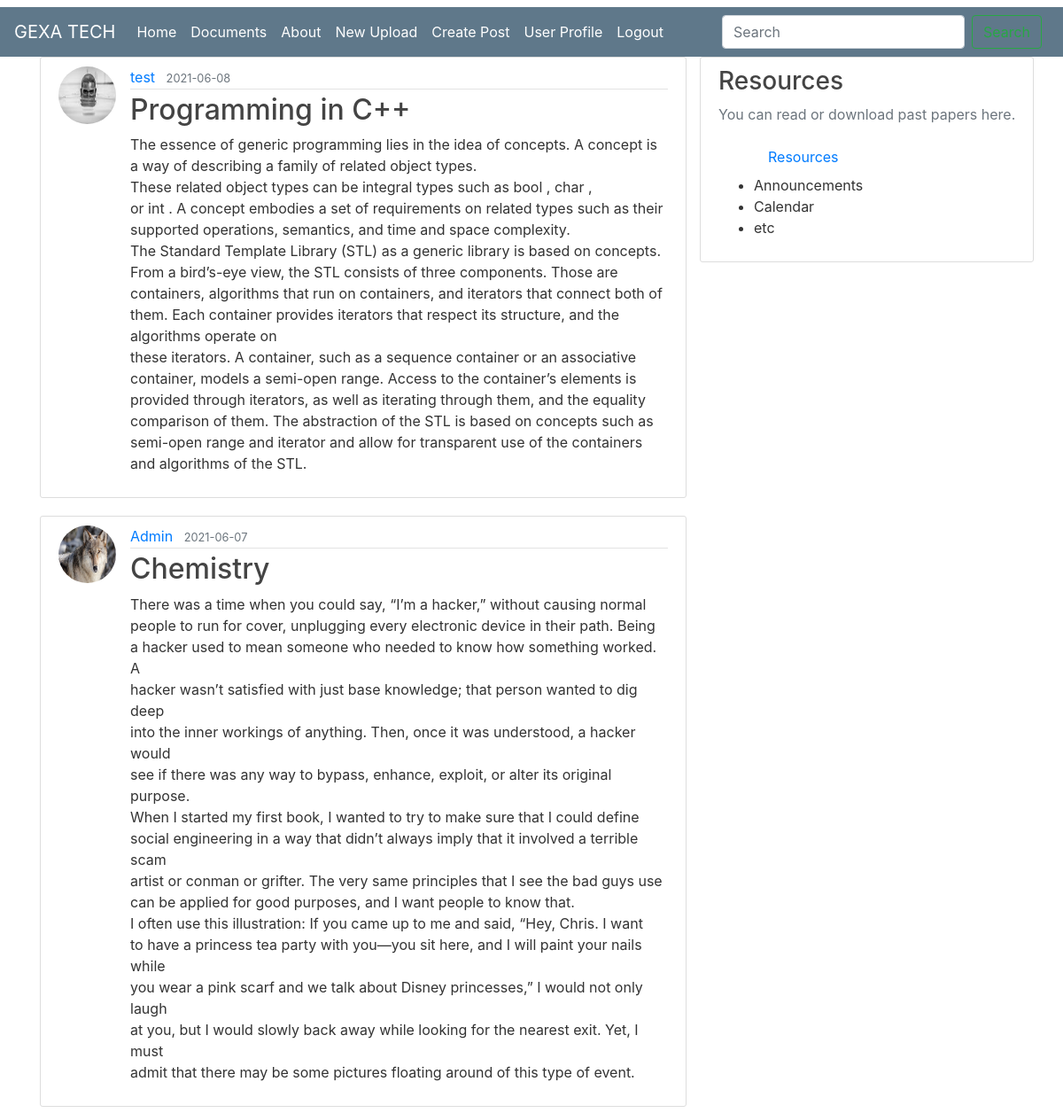
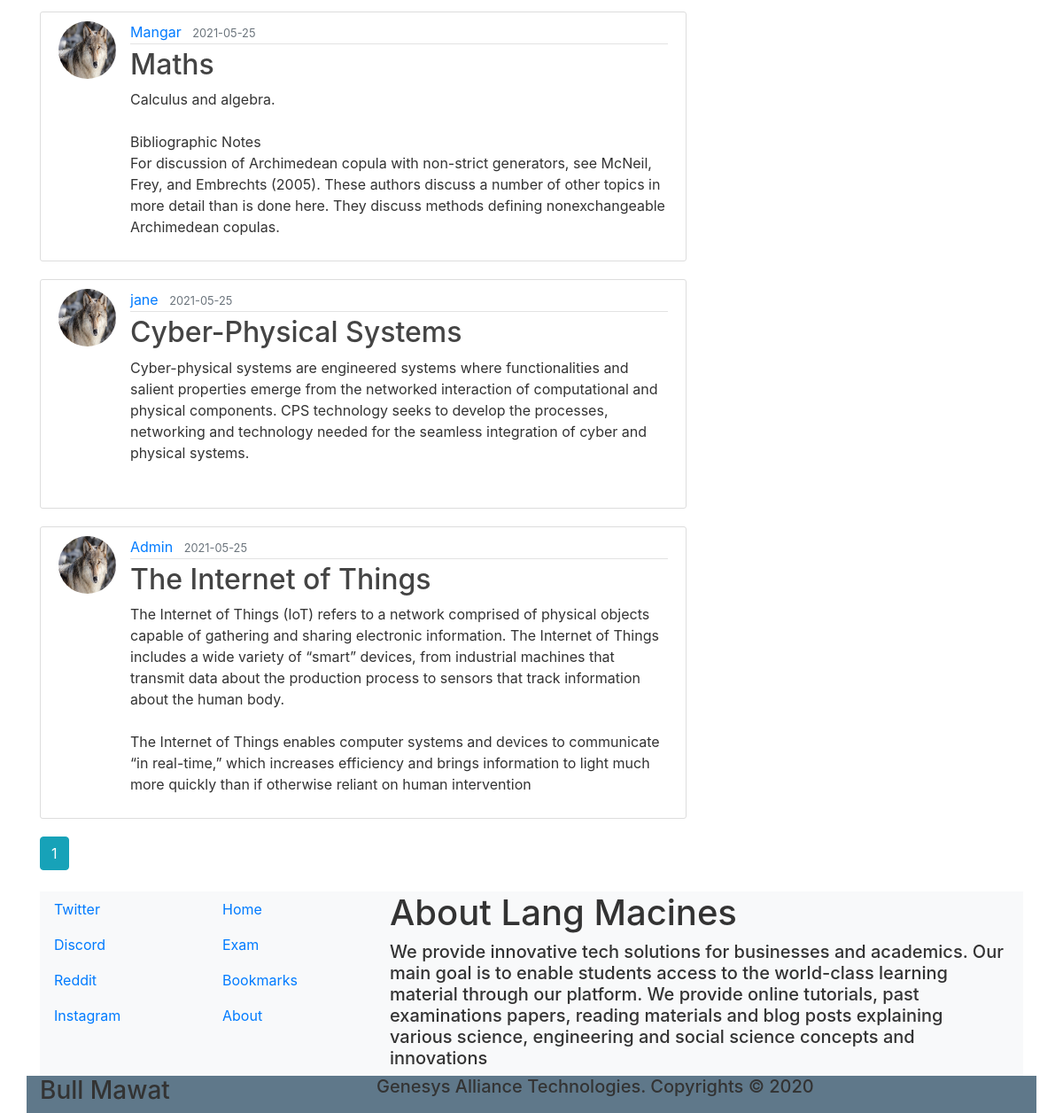
/home (signed in), run on the app's committed database (2 pictures, top to bottom).
### blog/models.py (models this page shows, shortened)
class Post(db.Model):
    id = db.Column(db.Integer, primary_key=True)
    title = db.Column(db.String(100), nullable=False)
    date_posted = db.Column(db.DateTime, nullable=False, default=datetime.utcnow)
    content = db.Column(db.Text, nullable=False)
    user_id = db.Column(db.Integer, db.ForeignKey('user.id'), nullable=False)

class User(db.Model, UserMixin):
    id = db.Column(db.Integer, primary_key=True)
    username = db.Column(db.String(20), unique=True, nullable=False)
    email = db.Column(db.String(50), unique=True, nullable=False)
    image_file = db.Column(db.String(20), nullable=False, default='default2.jpg')
    password = db.Column(db.String(60), nullable=False)
    posts = db.relationship('Post', backref='author', lazy=True)
    uploads = db.relationship('Upload', backref='author', lazy=True)

### blog/main/routes.py (the view)
@main.route("/")
@main.route("/home")
def home():
    page = request.args.get('page', 1, type=int)
    posts  = Post.query.order_by(Post.date_posted.desc()).paginate(page=page, per_page=5)
    return render_template("home.html", posts=posts)

### blog/models.py (called while the page is built)
@login_manager.user_loader
def load_user(user_id):
    return User.query.get(int(user_id))

### blog/templates/home.html
{% extends "layout.html" %}
{% block content %}
    {% for post in posts.items %}
        <article class="media content-section">
          <img class="rounded-circle article-img" src="{{ url_for('static', filename='profile_pics/' + post.author.image_file) }}">
          <div class="media-body">
            <div class="article-metadata">
              <a class="mr-2" href="{{ url_for('posts.user_posts', username=post.author.username) }}">{{ post.author.username }}</a>
              <small class="text-muted">{{ post.date_posted.strftime('%Y-%m-%d') }}</small>
            </div>
            <h2><a class="article-title" href="{{ url_for('posts.post', post_id=post.id) }}">{{ post.title }}</a></h2>
            <p class="article-content">{{ post.content }}</p>
          </div>
        </article>
    {% endfor %}
    {% for page_num in posts.iter_pages(left_edge=1, right_edge=1, left_current=1, right_current=2) %}
      {% if page_num %}
        {% if posts.page == page_num %}
          <a class="btn btn-info mb-4" href="{{ url_for('main.home', page=page_num) }}">{{ page_num }}</a>
        {% else %}
          <a class="btn btn-outline-info mb-4" href="{{ url_for('main.home', page=page_num) }}">{{ page_num }}</a>
        {% endif %}
      {% else %}
        ...
      {% endif %}
    {% endfor %}
{% endblock content %}

### blog/static/main.css (style rules this page uses)
body { background: #FFFFFF; color: #333333; margin-top: .5rem; }
h1, h2, h3, h4, h5, h6 { color: #444444; }
.content-section { background: #FFFFFF; padding: 10px 20px; border: 1px solid #DDDDDD; border-radius: 3px; margin-bottom: 20px; }
.article-title { color: #444444; }
.article-content { white-space: pre-line; }
.article-img { height: 65px; width: 65px; margin-right: 16px; }
.article-metadata { padding-bottom: 1px; margin-bottom: 4px; border-bottom: 1px solid #E3E3E3; color: #333; text-decoration: none; }

### data on the page
Post: image_file (placeholder picture), author.username "test", date_posted "2021-06-08", title "Programming in C++", content "The essence of generic programming lies in the idea of concepts. A concept is a way of describing a family of related object types. These related object types can be integral types such as bool , char , or int . A concept embodies a set of requirements on related types such as their supported operations, semantics, and time and space complexity. The Standard Template Library (STL) as a generic library is based on concepts. From a bird’s-eye view, the STL consists of three components. Those are containers, algorithms that run on containers, and iterators that connect both of them. Each container provides iterators that respect its structure, and the algorithms operate on these iterators. A…"
Post: image_file (placeholder picture), author.username "Admin", date_posted "2021-06-07", title "Chemistry", content "There was a time when you could say, “I’m a hacker,” without causing normal people to run for cover, unplugging every electronic device in their path. Being a hacker used to mean someone who needed to know how something worked. A hacker wasn’t satisfied with just base knowledge; that person wanted to dig deep into the inner workings of anything. Then, once it was understood, a hacker would see if there was any way to bypass, enhance, exploit, or alter its original purpose. When I started my first book, I wanted to try to make sure that I could define social engineering in a way that didn’t always imply that it involved a terrible scam artist or conman or grifter. The very same principles…"
Post: image_file (placeholder picture), author.username "Mangar", date_posted "2021-05-25", title "Maths", content "Calculus and algebra. Bibliographic Notes For discussion of Archimedean copula with non-strict generators, see McNeil, Frey, and Embrechts (2005). These authors discuss a number of other topics in more detail than is done here. They discuss methods defining nonexchangeable Archimedean copulas."
Post: image_file (placeholder picture), author.username "jane", date_posted "2021-05-25", title "Cyber-Physical Systems", content "Cyber-physical systems are engineered systems where functionalities and salient properties emerge from the networked interaction of computational and physical components. CPS technology seeks to develop the processes, networking and technology needed for the seamless integration of cyber and physical systems."
Post: image_file (placeholder picture), author.username "Admin", date_posted "2021-05-25", title "The Internet of Things", content "The Internet of Things (IoT) refers to a network comprised of physical objects capable of gathering and sharing electronic information. The Internet of Things includes a wide variety of “smart” devices, from industrial machines that transmit data about the production process to sensors that track information about the human body. The Internet of Things enables computer systems and devices to communicate “in real-time,” which increases efficiency and brings information to light much more quickly than if otherwise reliant on human intervention"

### other printed values
{{ page_num }} "1"
